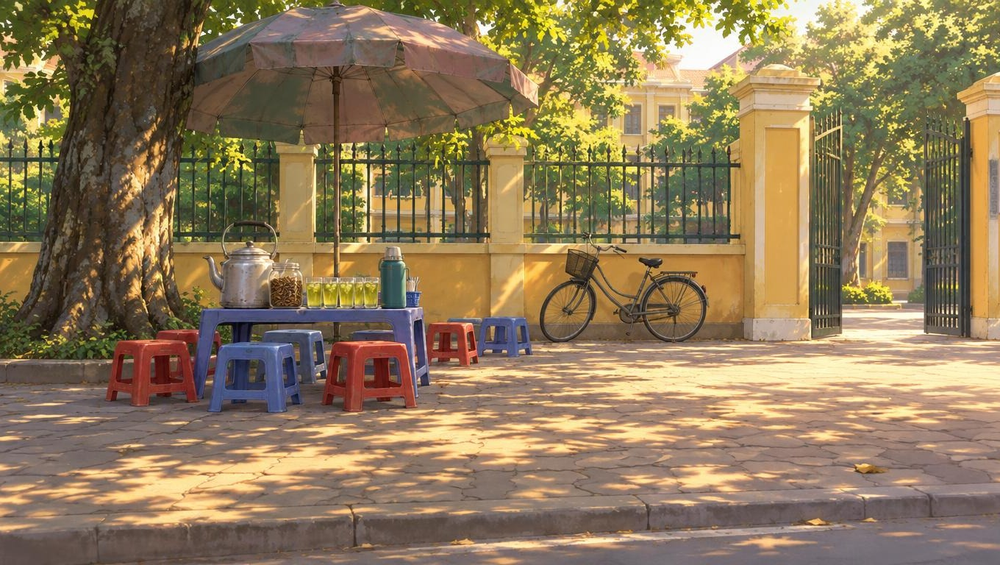
#> input picture art/nguon/topview-2026-10-02/bg-tra-da.png, 1000 x 565 px, shrunk from 1360 x 768 before the run
$ python xu-ly-2.py
#> lines starting #> are read from the running program, lines starting #| are printed output that depends on the picture
"""Xử lý ba ảnh đợt hai 02/10/2026 thành tệp dùng trong game. Chạy: python xu-ly-2.py"""
from PIL import Image
import os
M = '../../../prototype/src/assets/mvp/'
Image.open('bg-tra-da.png').convert('RGB').save(M + 'nen/bg-mvp-tra-da.webp', quality=82)
Image.open('cg-chay-dem.png').convert('RGB').save(M + 'nen/bg-mvp-san-dem.webp', quality=82)
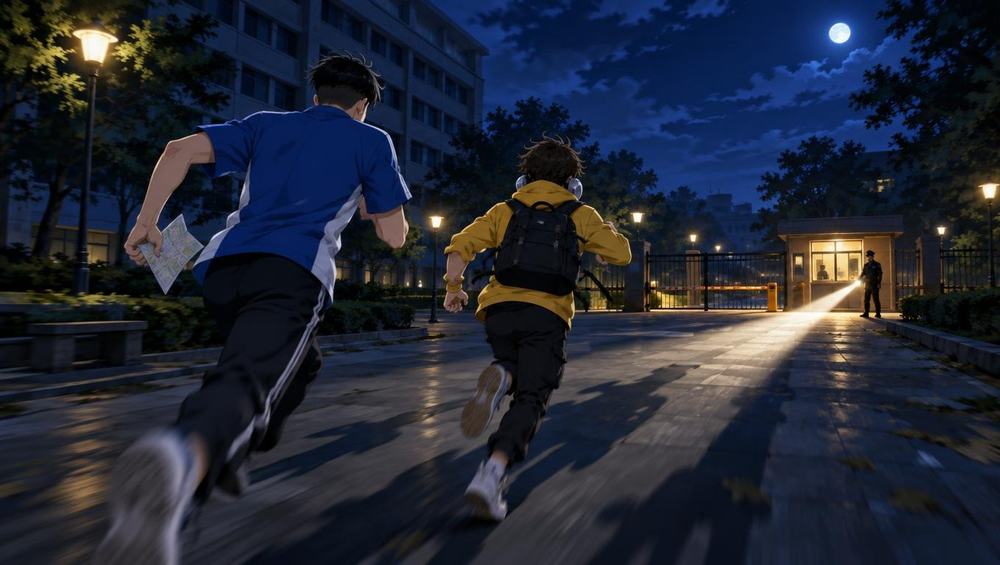
#> input picture art/nguon/topview-2026-10-02/cg-chay-dem.png, 1000 x 565 px, shrunk from 1360 x 768 before the run
# Bà bán trà: nền magenta thành trong suốt, khử viền hồng.
im = Image.open('char-ba-tra.png').convert('RGBA')
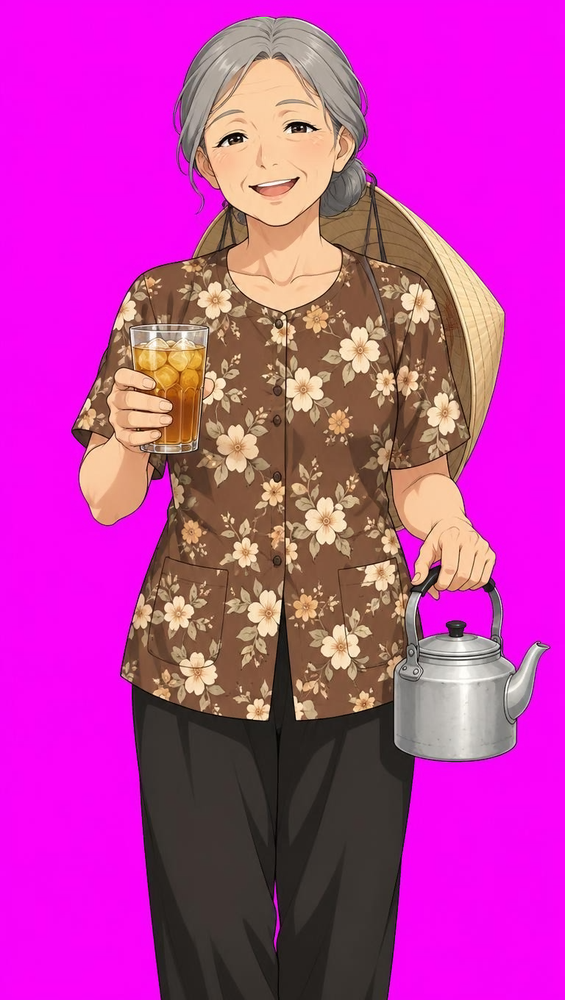
#> input picture art/nguon/topview-2026-10-02/char-ba-tra.png, 565 x 1000 px, shrunk from 768 x 1360 before the run
px = im.load()
w, h = im.size
#> w = 565; h = 1000
for y in range(h):
    for x in range(w):
        r, g, b, a = px[x, y]
        m = min(r, b) - g
        if m > 150:
            px[x, y] = (r, g, b, 0)
        elif m > 60:
            k = (150 - m) / 90
            px[x, y] = (int(r * k), g, int(b * k), int(255 * k))
im.save(M + 'nhan-vat/char-ba-lua.png', optimize=True)
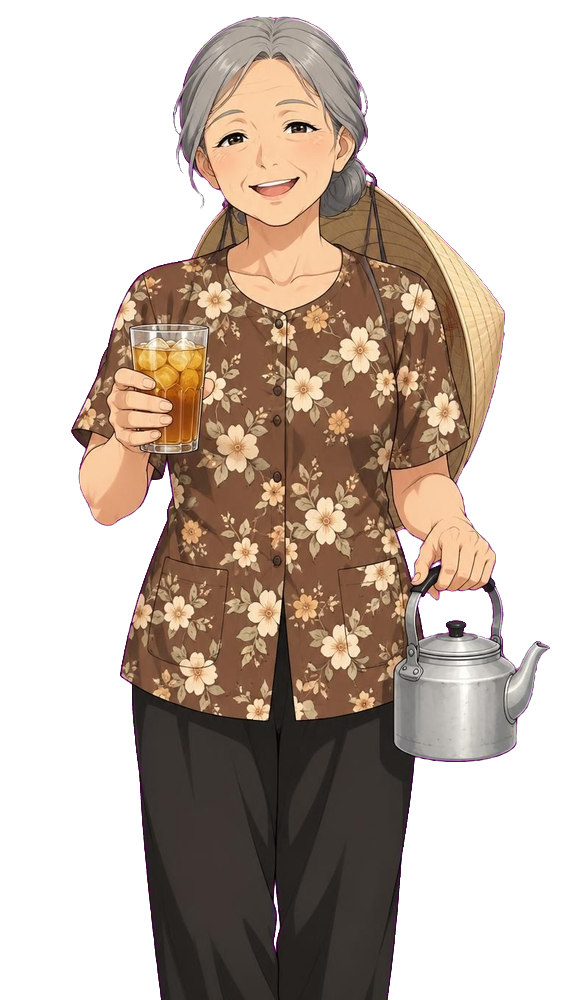
#> saved as char-ba-lua.png: PIL image 565x1000 RGBA; mean R, G, B, A 191.5, 58, 166.9, 130.1; transparent parts drawn white

for n in ['nen/bg-mvp-tra-da.webp', 'nen/bg-mvp-san-dem.webp', 'nhan-vat/char-ba-lua.png']:
    print(n, os.path.getsize(M + n))
